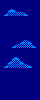

Tiled map render using the project's own tile images. Description and the whole map definition, tile-layer contents included, below:
An orthogonal 10x25 tile map with 4x4 px tiles, 1 tile layer (Capa de Patrones 1).

<map version="1.0" tiledversion="1.0.2" orientation="orthogonal" renderorder="right-down" width="10" height="25" tilewidth="4" tileheight="4" nextobjectid="1">
 <tileset firstgid="1" source="tilesetJungle.tsx" />
 <layer name="Capa de Patrones 1" width="10" height="25">
  <data encoding="csv">
12,12,12,12,12,12,12,12,12,12,
12,12,12,12,12,12,12,12,12,12,
12,12,15,16,12,12,12,12,12,12,
12,15,11,11,11,11,16,12,12,12,
12,12,12,12,12,12,12,12,12,12,
12,12,12,12,12,12,12,12,12,12,
12,12,12,12,12,12,12,12,12,12,
12,12,12,12,12,12,12,12,12,12,
12,12,12,12,12,12,12,12,12,12,
12,12,12,12,12,12,12,12,12,12,
12,12,12,12,12,15,11,16,12,12,
12,12,12,15,11,11,11,11,16,12,
12,12,12,12,12,12,12,12,12,12,
12,12,12,12,12,12,12,12,12,12,
12,12,12,15,16,12,12,12,12,12,
12,12,15,11,11,16,12,12,12,12,
12,15,11,11,11,11,11,16,12,12,
12,12,12,12,12,12,12,12,12,12,
12,12,12,12,12,12,12,12,12,12,
12,12,12,12,12,12,12,12,12,12,
12,12,12,12,12,12,12,12,12,12,
12,12,12,12,12,12,12,12,12,12,
12,12,12,12,12,12,12,12,12,12,
12,12,12,12,12,12,12,12,12,12,
12,12,12,12,12,12,12,12,12,12
</data>
 </layer>
</map>
